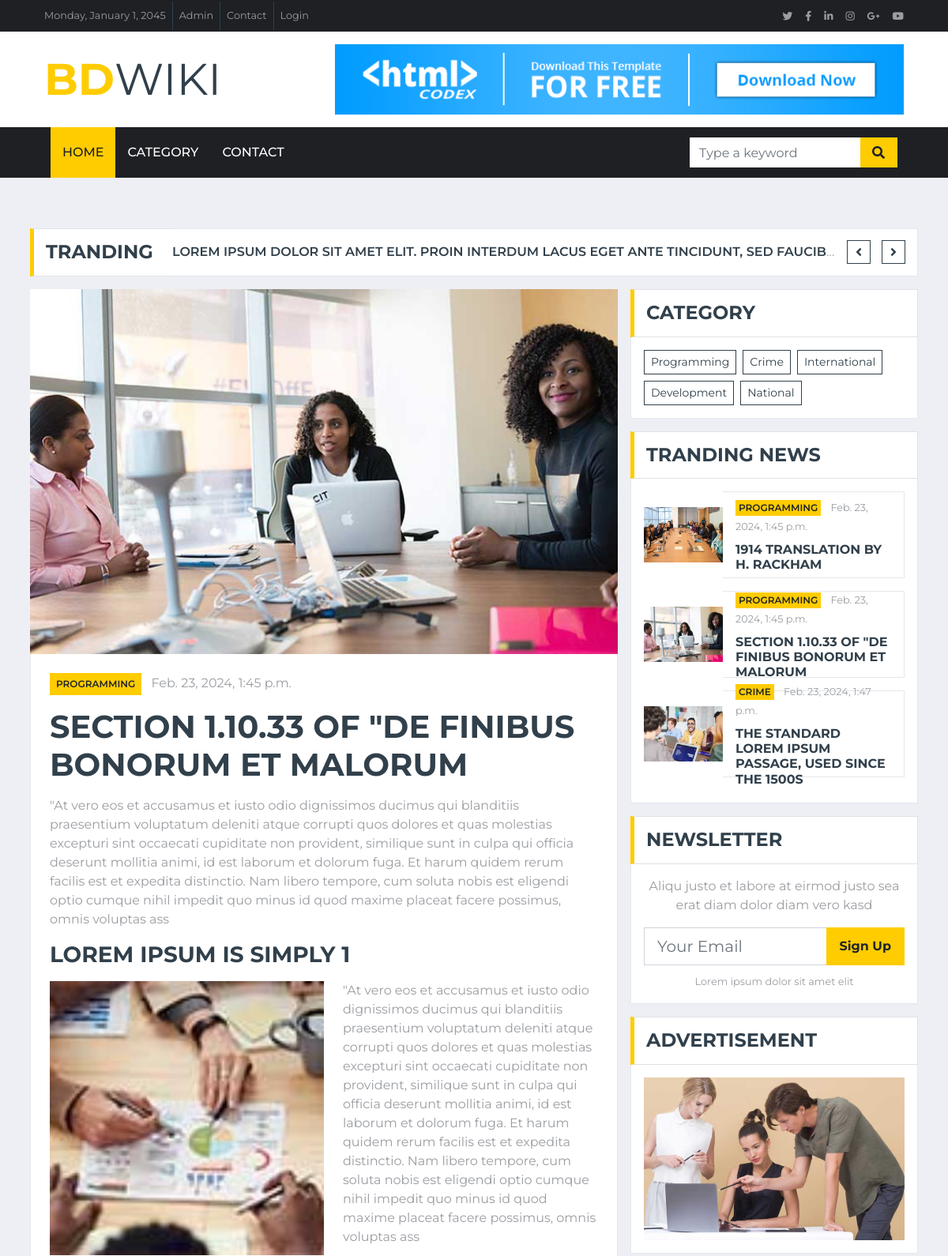
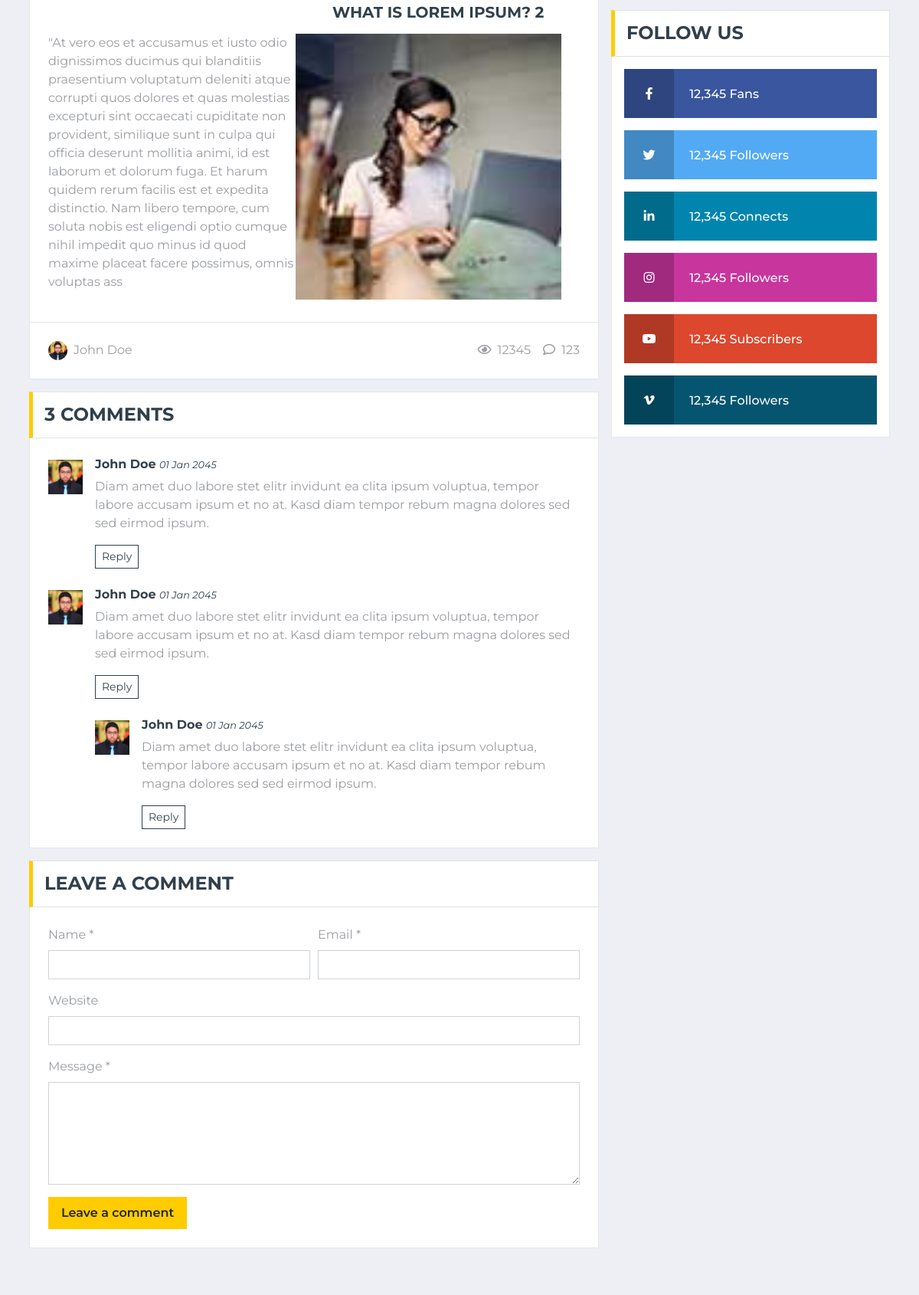
Page /section-11033-of-de-finibus-bonorum-et-malorum (upper part) on the committed database (2 pictures, top to bottom).
### home/models.py (models this page shows)
class blog(models.Model):
    title = models.CharField(max_length=200, unique=True)
    slug = models.SlugField()
    description =models.TextField(max_length=500)
    image = models.ImageField(upload_to='image')
    top1_text = models.CharField(max_length=150)
    top1_image = models.ImageField(upload_to='image')
    top1_description = models.TextField(max_length=500)
    top2_text = models.CharField(max_length=150)
    top2_image = models.ImageField(upload_to='image')
    top2_description = models.TextField(max_length=500)
    category = models.ForeignKey(category, on_delete=models.CASCADE)
    date = models.DateTimeField(auto_now_add=True)
    class PostFilter(models.TextChoices):
        FEATURE = 'F', 'Feature'
        TRENDING = 'T', 'Trending'
        PROMOTION = 'PR', 'Promotion'
    post_filter = models.CharField(
        choices=PostFilter.choices,
        max_length=20,
        default=PostFilter.FEATURE,  # You can set a default value if needed
    )

class category(models.Model):
    name = models.CharField(max_length = 100, unique=True)
    def __str__(self):
        return self.name

### home/views.py (the view)
# urls.py: path('<str:slug>', single_page, name='single'),
def single_page(request, slug):
    single_article = get_object_or_404(blog, slug=slug)
    Category = category.objects.all()
    feature_post = blog.objects.filter(post_filter='F')[:3]
    context = {
        'single_article':single_article,
        'Category':Category,
        'feature_post':feature_post,
    }
    return render(request, 'single.html',context)

### templates/single.html
{% extends 'base.html' %}
{% block body %}
    <div class="container-fluid mt-5 mb-3 pt-3">
        <div class="container">
            <div class="row align-items-center">
                <div class="col-12">
                    <div class="d-flex justify-content-between">
                        <div class="section-title border-right-0 mb-0" style="width: 180px;">
                            <h4 class="m-0 text-uppercase font-weight-bold">Tranding</h4>
                        </div>
                        <div class="owl-carousel tranding-carousel position-relative d-inline-flex align-items-center bg-white border border-left-0"
                            style="width: calc(100% - 180px); padding-right: 100px;">
                            <div class="text-truncate"><a class="text-secondary text-uppercase font-weight-semi-bold" href="">Lorem ipsum dolor sit amet elit. Proin interdum lacus eget ante tincidunt, sed faucibus nisl sodales</a></div>
                            <div class="text-truncate"><a class="text-secondary text-uppercase font-weight-semi-bold" href="">Lorem ipsum dolor sit amet elit. Proin interdum lacus eget ante tincidunt, sed faucibus nisl sodales</a></div>
                        </div>
                    </div>
                </div>
            </div>
        </div>
    </div>
    <div class="container-fluid">
        <div class="container">
            <div class="row">
                <div class="col-lg-8">
                    <div class="position-relative mb-3">
                        <img class="img-fluid w-100" src="{{ single_article.image.url }}" style="object-fit: cover;">
                        <div class="bg-white border border-top-0 p-4">
                            <div class="mb-3">
                                <a class="badge badge-primary text-uppercase font-weight-semi-bold p-2 mr-2"
                                    href="">{{ single_article.category }}</a>
                                <a class="text-body" href="">{{ single_article.date }}</a>
                            </div>
                            <h1 class="mb-3 text-secondary text-uppercase font-weight-bold">{{ single_article.title }}</h1>
                            <p>{{ single_article.description }}</p>
                            <h3 class="text-uppercase font-weight-bold mb-3">{{ single_article.top1_text }}</h3>
                            <img class="img-fluid w-50 float-left mr-4 mb-2" src="{{ single_article.top1_image.url }}">
                            <p>{{ single_article.top1_description }}</p>
                            <h5 class="text-uppercase font-weight-bold mb-3">{{ single_article.top2_text }}</h5>
                            <img class="img-fluid w-50 float-right mr-4 mb-2" src="{{ single_article.top2_image.url }}">
                            <p>{{ single_article.top2_description }}</p>
                        </div>
                        <div class="d-flex justify-content-between bg-white border border-top-0 p-4">
                            <div class="d-flex align-items-center">
                                <img class="rounded-circle mr-2" src="img/user.jpg" width="25" height="25" alt="">
                                <span>John Doe</span>
                            </div>
                            <div class="d-flex align-items-center">
                                <span class="ml-3"><i class="far fa-eye mr-2"></i>12345</span>
                                <span class="ml-3"><i class="far fa-comment mr-2"></i>123</span>
                            </div>
                        </div>
                    </div>
                    <div class="mb-3">
                        <div class="section-title mb-0">
                            <h4 class="m-0 text-uppercase font-weight-bold">3 Comments</h4>
                        </div>
                        <div class="bg-white border border-top-0 p-4">
                            <div class="media mb-4">
                                <img src="img/user.jpg" alt="Image" class="img-fluid mr-3 mt-1" style="width: 45px;">
                                <div class="media-body">
                                    <h6><a class="text-secondary font-weight-bold" href="">John Doe</a> <small><i>01 Jan 2045</i></small></h6>
                                    <p>Diam amet duo labore stet elitr invidunt ea clita ipsum voluptua, tempor labore
                                        accusam ipsum et no at. Kasd diam tempor rebum magna dolores sed sed eirmod ipsum.</p>
                                    <button class="btn btn-sm btn-outline-secondary">Reply</button>
                                </div>
                            </div>
                            <div class="media">
                                <img src="img/user.jpg" alt="Image" class="img-fluid mr-3 mt-1" style="width: 45px;">
                                <div class="media-body">
                                    <h6><a class="text-secondary font-weight-bold" href="">John Doe</a> <small><i>01 Jan 2045</i></small></h6>
                                    <p>Diam amet duo labore stet elitr invidunt ea clita ipsum voluptua, tempor labore
                                        accusam ipsum et no at. Kasd diam tempor rebum magna dolores sed sed eirmod ipsum.</p>
                                    <button class="btn btn-sm btn-outline-secondary">Reply</button>
                                    <div class="media mt-4">
                                        <img src="img/user.jpg" alt="Image" class="img-fluid mr-3 mt-1"
                                            style="width: 45px;">
                                        <div class="media-body">
                                            <h6><a class="text-secondary font-weight-bold" href="">John Doe</a> <small><i>01 Jan 2045</i></small></h6>
                                            <p>Diam amet duo labore stet elitr invidunt ea clita ipsum voluptua, tempor
                                                labore accusam ipsum et no at. Kasd diam tempor rebum magna dolores sed sed
                                                eirmod ipsum.</p>
                                            <button class="btn btn-sm btn-outline-secondary">Reply</button>
                                        </div>
                                    </div>
                                </div>
                            </div>
                        </div>
                    </div>
                    <div class="mb-3">
                        <div class="section-title mb-0">
                            <h4 class="m-0 text-uppercase font-weight-bold">Leave a comment</h4>
                        </div>
                        <div class="bg-white border border-top-0 p-4">
                            <form>
                                <div class="form-row">
                                    <div class="col-sm-6">
                                        <div class="form-group">
                                            <label for="name">Name *</label>
                                            <input type="text" class="form-control" id="name">
                                        </div>
                                    </div>
                                    <div class="col-sm-6">
                                        <div class="form-group">
                                            <label for="email">Email *</label>
                                            <input type="email" class="form-control" id="email">
                                        </div>
                                    </div>
                                </div>
                                <div class="form-group">
                                    <label for="website">Website</label>
                                    <input type="url" class="form-control" id="website">
                                </div>
                                <div class="form-group">
                                    <label for="message">Message *</label>
                                    <textarea id="message" cols="30" rows="5" class="form-control"></textarea>
                                </div>
                                <div class="form-group mb-0">
                                    <input type="submit" value="Leave a comment"
                                        class="btn btn-primary font-weight-semi-bold py-2 px-3">
                                </div>
                            </form>
                        </div>
                    </div>
                </div>
                {% include 'sidebar.html' %}
            </div>
        </div>
    </div>
{% endblock %}

### templates/sidebar.html
{% load static %}
                    <div class="col-lg-4">
                    <div class="mb-3">
                        <div class="section-title mb-0">
                            <h4 class="m-0 text-uppercase font-weight-bold">Category</h4>
                        </div>
                        <div class="bg-white border border-top-0 p-3">
                            <div class="d-flex flex-wrap m-n1">
                                {% for cat in Category %}
                                <a href="{% url 'topic' name=cat.name %}" class="btn btn-sm btn-outline-secondary m-1">{{ cat.name }}</a>
                                {% endfor %}
                            </div>
                        </div>
                    </div>
                    <div class="mb-3">
                        <div class="section-title mb-0">
                            <h4 class="m-0 text-uppercase font-weight-bold">Tranding News</h4>
                        </div>
                        <div class="bg-white border border-top-0 p-3">
                        {% for x in feature_post %}
                            <div class="d-flex align-items-center bg-white mb-3" style="height: 110px;">
                                <img class="img-fluid" src="{{ x.image.url }}" alt="" style="width: 100px; height: 70px;">
                                <div class="w-100 h-100 px-3 d-flex flex-column justify-content-center border border-left-0">
                                    <div class="mb-2">
                                        <a class="badge badge-primary text-uppercase font-weight-semi-bold p-1 mr-2" href="">{{ x.category }}</a>
                                        <a class="text-body" href=""><small>{{ x.date }}</small></a>
                                    </div>
                                    <a class="h6 m-0 text-secondary text-uppercase font-weight-bold" href="">{{ x.title }}</a>
                                </div>
                            </div>
                        {% endfor %}
                        </div>
                    </div>
                    <div class="mb-3">
                        <div class="section-title mb-0">
                            <h4 class="m-0 text-uppercase font-weight-bold">Newsletter</h4>
                        </div>
                        <div class="bg-white text-center border border-top-0 p-3">
                            <p>Aliqu justo et labore at eirmod justo sea erat diam dolor diam vero kasd</p>
                            <div class="input-group mb-2" style="width: 100%;">
                                <input type="text" class="form-control form-control-lg" placeholder="Your Email">
                                <div class="input-group-append">
                                    <button class="btn btn-primary font-weight-bold px-3">Sign Up</button>
                                </div>
                            </div>
                            <small>Lorem ipsum dolor sit amet elit</small>
                        </div>
                    </div>
                    <div class="mb-3">
                        <div class="section-title mb-0">
                            <h4 class="m-0 text-uppercase font-weight-bold">Advertisement</h4>
                        </div>
                        <div class="bg-white text-center border border-top-0 p-3">
                            <a href=""><img class="img-fluid" src="{% static 'img/news-800x500-2.jpg' %}" alt=""></a>
                        </div>
                    </div>
                    <div class="mb-3">
                        <div class="section-title mb-0">
                            <h4 class="m-0 text-uppercase font-weight-bold">Follow Us</h4>
                        </div>
                        <div class="bg-white border border-top-0 p-3">
                            <a href="" class="d-block w-100 text-white text-decoration-none mb-3" style="background: #39569E;">
                                <i class="fab fa-facebook-f text-center py-4 mr-3" style="width: 65px; background: rgba(0, 0, 0, .2);"></i>
                                <span class="font-weight-medium">12,345 Fans</span>
                            </a>
                            <a href="" class="d-block w-100 text-white text-decoration-none mb-3" style="background: #52AAF4;">
                                <i class="fab fa-twitter text-center py-4 mr-3" style="width: 65px; background: rgba(0, 0, 0, .2);"></i>
                                <span class="font-weight-medium">12,345 Followers</span>
                            </a>
                            <a href="" class="d-block w-100 text-white text-decoration-none mb-3" style="background: #0185AE;">
                                <i class="fab fa-linkedin-in text-center py-4 mr-3" style="width: 65px; background: rgba(0, 0, 0, .2);"></i>
                                <span class="font-weight-medium">12,345 Connects</span>
                            </a>
                            <a href="" class="d-block w-100 text-white text-decoration-none mb-3" style="background: #C8359D;">
                                <i class="fab fa-instagram text-center py-4 mr-3" style="width: 65px; background: rgba(0, 0, 0, .2);"></i>
                                <span class="font-weight-medium">12,345 Followers</span>
                            </a>
                            <a href="" class="d-block w-100 text-white text-decoration-none mb-3" style="background: #DC472E;">
                                <i class="fab fa-youtube text-center py-4 mr-3" style="width: 65px; background: rgba(0, 0, 0, .2);"></i>
                                <span class="font-weight-medium">12,345 Subscribers</span>
                            </a>
                            <a href="" class="d-block w-100 text-white text-decoration-none" style="background: #055570;">
                                <i class="fab fa-vimeo-v text-center py-4 mr-3" style="width: 65px; background: rgba(0, 0, 0, .2);"></i>
                                <span class="font-weight-medium">12,345 Followers</span>
                            </a>
                        </div>
                    </div>
                </div>

### rows in the picture
blog: image (picture), category "PROGRAMMING", date "Feb. 23, 2024, 1:45 p.m.", title "SECTION 1.10.33 OF \"DE FINIBUS BONORUM ET MALORUM", description "\"At vero eos et accusamus et iusto odio dignissimos ducimus qui blanditiis praesentium voluptatum deleniti atque corrupti quos dolores et quas molestias excepturi sint occaecati cupiditate non provident, similique sunt in culpa qui officia deserunt mollitia animi, id est laborum et dolorum fuga. Et harum quidem rerum facilis est et expedita distinctio. Nam libero tempore, cum soluta nobis est eligendi optio cumque nihil impedit quo minus id quod maxime placeat facere possimus, omnis voluptas ass", top1_text "LOREM IPSUM IS SIMPLY 1", top1_image (picture), top1_description "\"At vero eos et accusamus et iusto odio dignissimos ducimus qui blanditiis praesentium voluptatum deleniti atque corrupti quos dolores et quas molestias excepturi sint occaecati cupiditate non provident, similique sunt in culpa qui officia deserunt mollitia animi, id est laborum et dolorum fuga. Et harum quidem rerum facilis est et expedita distinctio. Nam libero tempore, cum soluta nobis est eligendi optio cumque nihil impedit quo minus id quod maxime placeat facere possimus, omnis voluptas ass", top2_text "WHAT IS LOREM IPSUM? 2", top2_image (picture), top2_description "\"At vero eos et accusamus et iusto odio dignissimos ducimus qui blanditiis praesentium voluptatum deleniti atque corrupti quos dolores et quas molestias excepturi sint occaecati cupiditate non provident, similique sunt in culpa qui officia deserunt mollitia animi, id est laborum et dolorum fuga. Et harum quidem rerum facilis est et expedita distinctio. Nam libero tempore, cum soluta nobis est eligendi optio cumque nihil impedit quo minus id quod maxime placeat facere possimus, omnis voluptas ass"
category: name "Programming"
category: name "Crime"
category: name "International"
category: name "Development"
category: name "National"
blog: image (picture), category "PROGRAMMING", date "Feb. 23, 2024, 1:45 p.m.", title "1914 TRANSLATION BY H. RACKHAM"
blog: image (picture), category "CRIME", date "Feb. 23, 2024, 1:47 p.m.", title "THE STANDARD LOREM IPSUM PASSAGE, USED SINCE THE 1500S"
